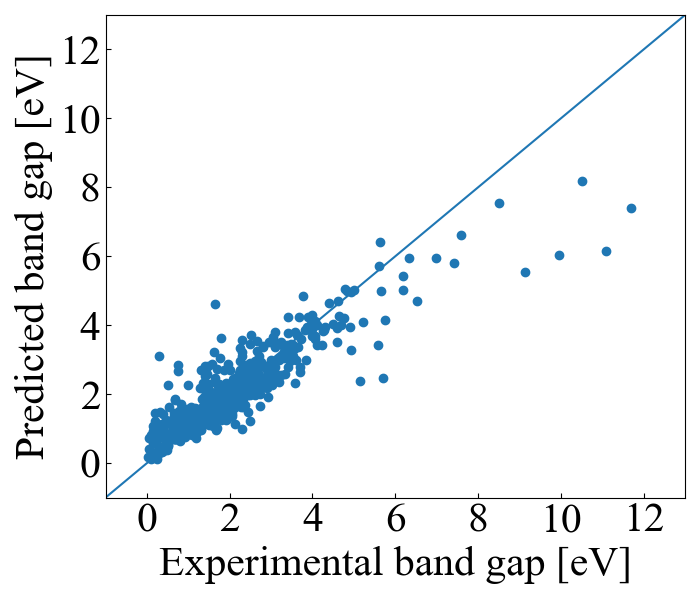

The script that saved this image:
import numpy as np
from sklearn.svm import SVR
from sklearn.preprocessing import StandardScaler, Normalizer
import matplotlib.pyplot as plt
import pandas as pd
from sklearn.ensemble import RandomForestRegressor



df_train = pd.read_csv("df_exp_train.csv")
df_test = pd.read_csv("df_exp_test.csv")
x_train = df_train.iloc[:, 1:-1]
y_train = df_train.iloc[:,-1]
x_test = df_test.iloc[:, 1:-1]
y_test = df_test.iloc[:,-1]
scaler = StandardScaler().fit(x_train)
X_train_std = scaler.transform(x_train)
normalizer = Normalizer().fit(X_train_std)
X_train_std = pd.DataFrame(normalizer.transform(X_train_std))
X_train_std.columns = x_train.columns

X_test_std = scaler.transform(x_test)
X_test_std = pd.DataFrame(normalizer.transform(X_test_std))
X_test_std.columns = x_test.columns

model = RandomForestRegressor(n_estimators=500, max_features='sqrt') 
model.fit(X_train_std, y_train)
y_pred = model.predict(X_test_std)
print(np.mean(abs(y_pred-y_test)))

x_line = [-3, 20]
y_line = [-3,20]
plt.figure(figsize=(7, 6))
plt.rcParams['xtick.direction'] = 'in'
plt.rcParams['ytick.direction'] = 'in'
plt.rcParams['font.family'] = 'Times New Roman'
plt.scatter(y_test, y_pred)
plt.xticks(fontsize=30)
plt.yticks(fontsize=30)
plt.xlabel("Experimental band gap [eV]",fontsize=30)
plt.ylabel("Predicted band gap [eV]",fontsize=30)
plt.plot(x_line, y_line)
plt.xlim(-1, 13)
plt.ylim(-1, 13)
plt.tight_layout()
plt.savefig("test_rfr" + ".png")

# 0.4679265432119192